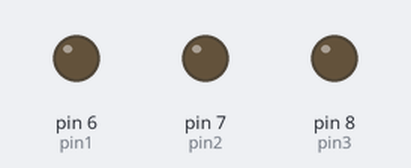
Recording of a sketch running on a simulated Arduino Uno, built with avr-gcc and run on an emulated ATmega328P. On the bench: output pins drawn as LEDs (lit = HIGH).

Above: at 0.25 s.
At 0.5 s:
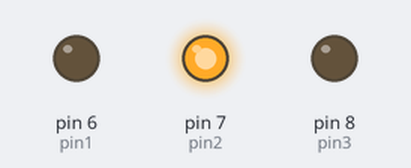
At 1.9 s:
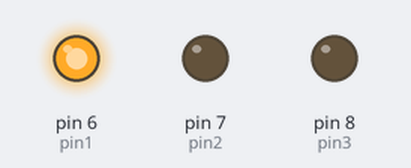
At 3.0 s:
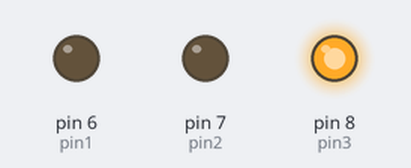
Timing chart, 0 to 4.1 s (numbered marks = the images above):
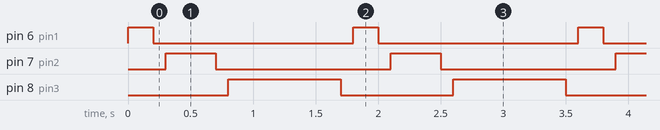

Measured:
- by itself, pin 6 (pin1): alternates HIGH for 0.20 s and LOW for 1.6 s
- by itself, pin 7 (pin2): alternates HIGH for 0.40 s and LOW for 1.4 s
- by itself, pin 8 (pin3): alternates HIGH for 0.90 s and LOW for 0.90 s

The sketch:

pertama.ino
```cpp
//pendeklarasian pin
const int pin1 = 6;
const int pin2 = 7;
const int pin3 = 8;
void setup(){
  //pendeklarasian output input
  pinMode(pin1,OUTPUT);
  pinMode(pin2,OUTPUT);
  pinMode(pin3,OUTPUT);
}
  void loop(){
    //penjelasan koding:
    digitalWrite(pin1,HIGH);
    delay(200);//tunda 1detik
    digitalWrite(pin1,LOW);
    delay(100);//tunda 1detik
        digitalWrite(pin2,HIGH);
        delay(400);//tunda 1detik
        digitalWrite(pin2,LOW);
        delay(100);//tunda 1detik
          digitalWrite(pin3,HIGH);
          delay(900);//tunda 1detik
           digitalWrite(pin3,LOW);
          delay(100);//tunda 1detik

  }
```
